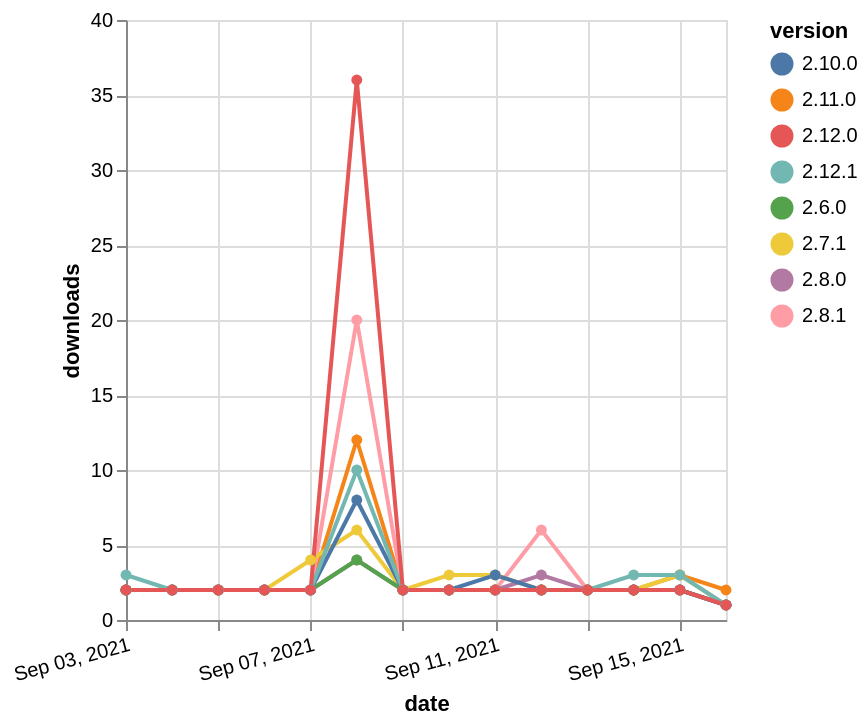

Express this chart as Vega-Lite.
### Vega-Lite specification from a JSON file in a GitHub repository (floating-point values rounded to 4 significant figures)
{"$schema": "https://vega.github.io/schema/vega-lite/v5.json", "description": "A simple bar chart with embedded data.", "data": {"values": [{"date": "2021-09-03", "total": 1236, "delta": 2, "version": "2.11.0"}, {"date": "2021-09-04", "total": 1238, "delta": 2, "version": "2.11.0"}, {"date": "2021-09-05", "total": 1240, "delta": 2, "version": "2.11.0"}, {"date": "2021-09-06", "total": 1242, "delta": 2, "version": "2.11.0"}, {"date": "2021-09-07", "total": 1244, "delta": 2, "version": "2.11.0"}, {"date": "2021-09-08", "total": 1256, "delta": 12, "version": "2.11.0"}, {"date": "2021-09-09", "total": 1258, "delta": 2, "version": "2.11.0"}, {"date": "2021-09-10", "total": 1260, "delta": 2, "version": "2.11.0"}, {"date": "2021-09-11", "total": 1262, "delta": 2, "version": "2.11.0"}, {"date": "2021-09-12", "total": 1264, "delta": 2, "version": "2.11.0"}, {"date": "2021-09-13", "total": 1266, "delta": 2, "version": "2.11.0"}, {"date": "2021-09-14", "total": 1268, "delta": 2, "version": "2.11.0"}, {"date": "2021-09-15", "total": 1271, "delta": 3, "version": "2.11.0"}, {"date": "2021-09-16", "total": 1273, "delta": 2, "version": "2.11.0"}, {"date": "2021-09-03", "total": 2050, "delta": 2, "version": "2.8.1"}, {"date": "2021-09-04", "total": 2052, "delta": 2, "version": "2.8.1"}, {"date": "2021-09-05", "total": 2054, "delta": 2, "version": "2.8.1"}, {"date": "2021-09-06", "total": 2056, "delta": 2, "version": "2.8.1"}, {"date": "2021-09-07", "total": 2058, "delta": 2, "version": "2.8.1"}, {"date": "2021-09-08", "total": 2078, "delta": 20, "version": "2.8.1"}, {"date": "2021-09-09", "total": 2080, "delta": 2, "version": "2.8.1"}, {"date": "2021-09-10", "total": 2082, "delta": 2, "version": "2.8.1"}, {"date": "2021-09-11", "total": 2084, "delta": 2, "version": "2.8.1"}, {"date": "2021-09-12", "total": 2090, "delta": 6, "version": "2.8.1"}, {"date": "2021-09-13", "total": 2092, "delta": 2, "version": "2.8.1"}, {"date": "2021-09-14", "total": 2094, "delta": 2, "version": "2.8.1"}, {"date": "2021-09-15", "total": 2096, "delta": 2, "version": "2.8.1"}, {"date": "2021-09-16", "total": 2097, "delta": 1, "version": "2.8.1"}, {"date": "2021-09-03", "total": 2494, "delta": 2, "version": "2.7.1"}, {"date": "2021-09-04", "total": 2496, "delta": 2, "version": "2.7.1"}, {"date": "2021-09-05", "total": 2498, "delta": 2, "version": "2.7.1"}, {"date": "2021-09-06", "total": 2500, "delta": 2, "version": "2.7.1"}, {"date": "2021-09-07", "total": 2504, "delta": 4, "version": "2.7.1"}, {"date": "2021-09-08", "total": 2510, "delta": 6, "version": "2.7.1"}, {"date": "2021-09-09", "total": 2512, "delta": 2, "version": "2.7.1"}, {"date": "2021-09-10", "total": 2515, "delta": 3, "version": "2.7.1"}, {"date": "2021-09-11", "total": 2518, "delta": 3, "version": "2.7.1"}, {"date": "2021-09-12", "total": 2520, "delta": 2, "version": "2.7.1"}, {"date": "2021-09-13", "total": 2522, "delta": 2, "version": "2.7.1"}, {"date": "2021-09-14", "total": 2524, "delta": 2, "version": "2.7.1"}, {"date": "2021-09-15", "total": 2527, "delta": 3, "version": "2.7.1"}, {"date": "2021-09-16", "total": 2528, "delta": 1, "version": "2.7.1"}, {"date": "2021-09-03", "total": 1513, "delta": 2, "version": "2.8.0"}, {"date": "2021-09-04", "total": 1515, "delta": 2, "version": "2.8.0"}, {"date": "2021-09-05", "total": 1517, "delta": 2, "version": "2.8.0"}, {"date": "2021-09-06", "total": 1519, "delta": 2, "version": "2.8.0"}, {"date": "2021-09-07", "total": 1521, "delta": 2, "version": "2.8.0"}, {"date": "2021-09-08", "total": 1525, "delta": 4, "version": "2.8.0"}, {"date": "2021-09-09", "total": 1527, "delta": 2, "version": "2.8.0"}, {"date": "2021-09-10", "total": 1529, "delta": 2, "version": "2.8.0"}, {"date": "2021-09-11", "total": 1531, "delta": 2, "version": "2.8.0"}, {"date": "2021-09-12", "total": 1534, "delta": 3, "version": "2.8.0"}, {"date": "2021-09-13", "total": 1536, "delta": 2, "version": "2.8.0"}, {"date": "2021-09-14", "total": 1538, "delta": 2, "version": "2.8.0"}, {"date": "2021-09-15", "total": 1540, "delta": 2, "version": "2.8.0"}, {"date": "2021-09-16", "total": 1541, "delta": 1, "version": "2.8.0"}, {"date": "2021-09-03", "total": 1827, "delta": 2, "version": "2.6.0"}, {"date": "2021-09-04", "total": 1829, "delta": 2, "version": "2.6.0"}, {"date": "2021-09-05", "total": 1831, "delta": 2, "version": "2.6.0"}, {"date": "2021-09-06", "total": 1833, "delta": 2, "version": "2.6.0"}, {"date": "2021-09-07", "total": 1835, "delta": 2, "version": "2.6.0"}, {"date": "2021-09-08", "total": 1839, "delta": 4, "version": "2.6.0"}, {"date": "2021-09-09", "total": 1841, "delta": 2, "version": "2.6.0"}, {"date": "2021-09-10", "total": 1843, "delta": 2, "version": "2.6.0"}, {"date": "2021-09-11", "total": 1845, "delta": 2, "version": "2.6.0"}, {"date": "2021-09-12", "total": 1847, "delta": 2, "version": "2.6.0"}, {"date": "2021-09-13", "total": 1849, "delta": 2, "version": "2.6.0"}, {"date": "2021-09-14", "total": 1851, "delta": 2, "version": "2.6.0"}, {"date": "2021-09-15", "total": 1853, "delta": 2, "version": "2.6.0"}, {"date": "2021-09-16", "total": 1854, "delta": 1, "version": "2.6.0"}, {"date": "2021-09-03", "total": 1324, "delta": 2, "version": "2.10.0"}, {"date": "2021-09-04", "total": 1326, "delta": 2, "version": "2.10.0"}, {"date": "2021-09-05", "total": 1328, "delta": 2, "version": "2.10.0"}, {"date": "2021-09-06", "total": 1330, "delta": 2, "version": "2.10.0"}, {"date": "2021-09-07", "total": 1332, "delta": 2, "version": "2.10.0"}, {"date": "2021-09-08", "total": 1340, "delta": 8, "version": "2.10.0"}, {"date": "2021-09-09", "total": 1342, "delta": 2, "version": "2.10.0"}, {"date": "2021-09-10", "total": 1344, "delta": 2, "version": "2.10.0"}, {"date": "2021-09-11", "total": 1347, "delta": 3, "version": "2.10.0"}, {"date": "2021-09-12", "total": 1349, "delta": 2, "version": "2.10.0"}, {"date": "2021-09-13", "total": 1351, "delta": 2, "version": "2.10.0"}, {"date": "2021-09-14", "total": 1353, "delta": 2, "version": "2.10.0"}, {"date": "2021-09-15", "total": 1355, "delta": 2, "version": "2.10.0"}, {"date": "2021-09-16", "total": 1356, "delta": 1, "version": "2.10.0"}, {"date": "2021-09-03", "total": 648, "delta": 3, "version": "2.12.1"}, {"date": "2021-09-04", "total": 650, "delta": 2, "version": "2.12.1"}, {"date": "2021-09-05", "total": 652, "delta": 2, "version": "2.12.1"}, {"date": "2021-09-06", "total": 654, "delta": 2, "version": "2.12.1"}, {"date": "2021-09-07", "total": 656, "delta": 2, "version": "2.12.1"}, {"date": "2021-09-08", "total": 666, "delta": 10, "version": "2.12.1"}, {"date": "2021-09-09", "total": 668, "delta": 2, "version": "2.12.1"}, {"date": "2021-09-10", "total": 670, "delta": 2, "version": "2.12.1"}, {"date": "2021-09-11", "total": 672, "delta": 2, "version": "2.12.1"}, {"date": "2021-09-12", "total": 674, "delta": 2, "version": "2.12.1"}, {"date": "2021-09-13", "total": 676, "delta": 2, "version": "2.12.1"}, {"date": "2021-09-14", "total": 679, "delta": 3, "version": "2.12.1"}, {"date": "2021-09-15", "total": 682, "delta": 3, "version": "2.12.1"}, {"date": "2021-09-16", "total": 683, "delta": 1, "version": "2.12.1"}, {"date": "2021-09-03", "total": 1722, "delta": 2, "version": "2.12.0"}, {"date": "2021-09-04", "total": 1724, "delta": 2, "version": "2.12.0"}, {"date": "2021-09-05", "total": 1726, "delta": 2, "version": "2.12.0"}, {"date": "2021-09-06", "total": 1728, "delta": 2, "version": "2.12.0"}, {"date": "2021-09-07", "total": 1730, "delta": 2, "version": "2.12.0"}, {"date": "2021-09-08", "total": 1766, "delta": 36, "version": "2.12.0"}, {"date": "2021-09-09", "total": 1768, "delta": 2, "version": "2.12.0"}, {"date": "2021-09-10", "total": 1770, "delta": 2, "version": "2.12.0"}, {"date": "2021-09-11", "total": 1772, "delta": 2, "version": "2.12.0"}, {"date": "2021-09-12", "total": 1774, "delta": 2, "version": "2.12.0"}, {"date": "2021-09-13", "total": 1776, "delta": 2, "version": "2.12.0"}, {"date": "2021-09-14", "total": 1778, "delta": 2, "version": "2.12.0"}, {"date": "2021-09-15", "total": 1780, "delta": 2, "version": "2.12.0"}, {"date": "2021-09-16", "total": 1781, "delta": 1, "version": "2.12.0"}]}, "width": "container", "mark": {"type": "line", "point": {"filled": true}}, "encoding": {"x": {"field": "date", "type": "temporal", "timeUnit": "yearmonthdate", "title": "date", "axis": {"labelAngle": -15}}, "y": {"field": "delta", "type": "quantitative", "title": "downloads"}, "color": {"field": "version", "type": "nominal"}, "tooltip": {"field": "delta"}}}
